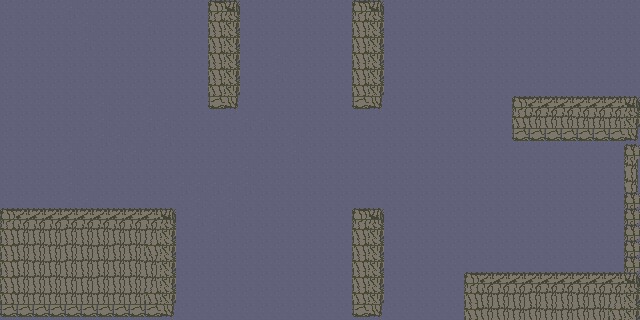

A level layout from a 2D game, rendered from its tile map. Below: a short description, then the map file with its tile-grid data intact:
An orthogonal 40x20 tile map with 16x16 px tiles, 2 tile layers (Background, Bricks), 2 tilesets and 7 objects (Monster).

<map version="1.0" orientation="orthogonal" renderorder="right-down" width="40" height="20" tilewidth="16" tileheight="16" nextobjectid="63">
 <tileset firstgid="1" name="tiles" tilewidth="16" tileheight="16" spacing="1" tilecount="324" columns="18">
  <image source="../images/tiles.png" width="320" height="320" />
 </tileset>
 <tileset firstgid="325" name="tiles" tilewidth="16" tileheight="16" spacing="1" tilecount="324" columns="18">
  <image source="../images/tiles.png" width="320" height="320" />
 </tileset>
 <layer name="Background" width="40" height="20">
  <data encoding="csv">
73,73,73,73,74,73,73,73,73,73,73,73,73,73,73,73,73,73,73,73,73,73,73,73,73,73,73,73,73,73,73,73,73,73,73,73,73,73,73,73,
73,73,73,73,73,74,73,73,73,74,73,73,73,73,73,73,73,73,73,73,73,73,73,73,73,73,73,73,73,73,73,73,73,73,73,73,73,73,73,73,
73,73,73,73,73,74,73,73,73,73,73,73,73,73,74,73,73,73,73,73,73,73,73,73,73,73,73,73,73,73,73,73,73,73,73,73,73,73,73,73,
73,73,73,73,73,73,73,73,73,73,73,73,73,73,73,73,73,74,73,73,73,73,73,73,73,73,73,73,73,73,73,73,73,73,73,73,73,73,73,73,
73,73,73,73,73,73,73,73,73,73,73,73,73,74,73,73,73,74,73,73,73,73,73,73,73,73,73,73,73,73,73,73,73,73,73,73,73,73,73,73,
73,73,73,73,73,73,73,73,73,73,73,73,73,73,73,73,73,73,73,73,73,73,73,73,73,73,73,73,73,73,73,73,73,73,73,73,73,73,73,73,
73,73,73,73,73,73,74,73,73,74,73,73,73,73,73,73,73,73,73,73,73,73,73,73,73,73,73,73,73,73,73,73,73,73,73,73,73,73,73,73,
73,73,73,73,73,73,74,73,73,74,74,73,73,73,73,74,74,73,73,73,73,73,73,73,73,73,73,73,73,73,73,73,73,73,73,73,73,73,73,73,
73,73,73,73,73,73,74,74,73,73,74,73,73,73,73,73,73,73,74,73,73,73,73,73,73,73,73,73,73,73,73,73,73,73,73,73,73,73,73,73,
73,73,73,73,74,73,73,74,74,73,73,73,73,73,73,73,73,73,74,73,73,73,73,73,73,73,73,73,73,73,73,73,73,73,73,73,73,73,73,73,
73,73,73,73,74,73,73,73,73,73,73,73,73,73,73,74,73,73,73,73,73,73,73,73,73,73,73,73,73,73,73,73,73,73,73,73,73,73,73,73,
73,73,73,73,74,73,73,73,73,73,73,74,74,74,74,74,73,73,73,73,73,73,73,73,73,73,73,73,73,73,73,73,73,73,73,73,73,73,73,73,
73,73,73,73,74,74,73,73,73,73,73,73,74,73,74,73,73,73,73,73,73,73,73,73,73,73,73,73,73,73,73,73,73,73,73,73,73,73,73,73,
73,73,73,73,73,74,74,74,73,73,74,73,74,74,74,73,73,73,73,73,73,73,73,73,73,73,73,73,73,73,73,73,73,73,73,73,73,73,73,73,
73,73,73,73,73,73,73,74,74,74,74,73,73,74,73,73,73,73,73,73,73,73,73,73,73,73,73,73,73,73,73,73,73,73,73,73,73,73,73,73,
73,73,73,73,73,73,73,73,73,73,73,73,73,73,73,73,73,73,73,73,73,73,73,73,73,73,73,73,73,73,73,73,73,73,73,73,73,73,73,73,
73,73,73,73,73,73,73,73,73,73,73,73,73,73,73,73,73,73,73,73,73,73,73,73,73,73,73,73,73,73,73,73,73,73,73,73,73,73,73,73,
73,73,73,73,73,73,73,73,73,73,73,73,73,73,73,73,73,73,73,73,73,73,73,73,73,73,73,73,73,73,73,73,73,73,73,73,73,73,73,73,
73,73,73,73,73,73,73,73,73,73,73,73,73,73,73,73,73,73,73,73,73,73,73,73,73,73,73,73,73,73,73,73,73,73,73,73,73,73,73,73,
73,73,73,73,73,73,73,73,73,73,73,73,73,73,73,73,73,73,73,73,73,73,73,73,73,73,73,73,73,73,73,73,73,73,73,73,73,73,73,73
</data>
 </layer>
 <layer name="Bricks" width="40" height="20">
  <data encoding="csv">
0,0,0,0,0,0,0,0,0,0,0,0,0,1,3,0,0,0,0,0,0,0,1,3,0,0,0,0,0,0,0,0,0,0,0,0,0,0,0,0,
0,0,0,0,0,0,0,0,0,0,0,0,0,19,21,0,0,0,0,0,0,0,19,21,0,0,0,0,0,0,0,0,0,0,0,0,0,0,0,0,
0,0,0,0,0,0,0,0,0,0,0,0,0,19,21,0,0,0,0,0,0,0,19,21,0,0,0,0,0,0,0,0,0,0,0,0,0,0,0,0,
0,0,0,0,0,0,0,0,0,0,0,0,0,19,21,0,0,0,0,0,0,0,19,21,0,0,0,0,0,0,0,0,0,0,0,0,0,0,0,0,
0,0,0,0,0,0,0,0,0,0,0,0,0,19,21,0,0,0,0,0,0,0,19,21,0,0,0,0,0,0,0,0,0,0,0,0,0,0,0,0,
0,0,0,0,0,0,0,0,0,0,0,0,0,19,21,0,0,0,0,0,0,0,19,21,0,0,0,0,0,0,0,0,0,0,0,0,0,0,0,0,
0,0,0,0,0,0,0,0,0,0,0,0,0,55,57,0,0,0,0,0,0,0,55,57,0,0,0,0,0,0,0,0,1,2,2,2,2,2,2,3,
0,0,0,0,0,0,0,0,0,0,0,0,0,0,0,0,0,0,0,0,0,0,0,0,0,0,0,0,0,0,0,0,19,38,38,38,20,20,20,21,
0,0,0,0,0,0,0,0,0,0,0,0,0,0,0,0,0,0,0,0,0,0,0,0,0,0,0,0,0,0,0,0,55,55,55,55,55,55,55,57,
0,0,0,0,0,0,0,0,0,0,0,0,0,0,0,0,0,0,0,0,0,0,0,0,0,0,0,0,0,0,0,0,0,0,0,0,0,0,0,40,
0,0,0,0,0,0,0,0,0,0,0,0,0,0,0,0,0,0,0,0,0,0,0,0,0,0,0,0,0,0,0,0,0,0,0,0,0,0,0,58,
0,0,0,0,0,0,0,0,0,0,0,0,0,0,0,0,0,0,0,0,0,0,0,0,0,0,0,0,0,0,0,0,0,0,0,0,0,0,0,58,
0,0,0,0,0,0,0,0,0,0,0,0,0,0,0,0,0,0,0,0,0,0,0,0,0,0,0,0,0,0,0,0,0,0,0,0,0,0,0,40,
1,2,2,2,2,2,2,2,2,2,3,0,0,0,0,0,0,0,0,0,0,0,1,3,0,0,0,0,0,0,0,0,0,0,0,0,0,0,0,40,
19,20,20,20,38,38,38,20,20,20,21,0,0,0,0,0,0,0,0,0,0,0,19,21,0,0,0,0,0,0,0,0,0,0,0,0,0,0,0,40,
19,38,38,20,38,20,20,38,38,19,21,0,0,0,0,0,0,0,0,0,0,0,19,21,0,0,0,0,0,0,0,0,0,0,0,0,0,0,0,40,
19,38,20,20,38,38,38,38,38,20,21,0,0,0,0,0,0,0,0,0,0,0,19,21,0,0,0,0,0,0,0,0,0,0,0,0,0,0,0,40,
19,38,38,38,20,20,38,38,38,20,21,0,0,0,0,0,0,0,0,0,0,0,19,21,0,0,0,0,0,1,2,2,2,2,2,2,2,2,2,3,
19,20,20,20,20,20,20,20,20,19,21,0,0,0,0,0,0,0,0,0,0,0,19,21,0,0,0,0,0,19,20,20,20,38,38,38,20,20,20,21,
55,55,55,55,55,55,55,55,55,55,57,0,0,0,0,0,0,0,0,0,0,0,55,57,0,0,0,0,0,19,38,38,20,38,20,20,38,38,19,21
</data>
 </layer>
 <objectgroup name="Monster">
  <object id="46" name="Monster" x="544" y="224" width="48" height="48">
   <properties>
    <property name="food" type="int" value="25" />
   </properties>
  </object>
 </objectgroup>
 <objectgroup name="Food">
  <properties>
   <property name="amount" type="int" value="40" />
  </properties>
  <object id="50" x="0" y="208" width="176" height="32" />
  <object id="54" x="352" y="16" width="32" height="96" />
  <object id="55" x="464" y="272" width="64" height="32" />
  <object id="59" x="512" y="96" width="128" height="48" />
  <object id="60" x="352" y="208" width="32" height="112" />
  <object id="62" x="144" y="240" width="32" height="80" />
 </objectgroup>
 <objectgroup name="Player">
  <properties>
   <property name="fleet" type="int" value="2" />
  </properties>
 </objectgroup>
</map>